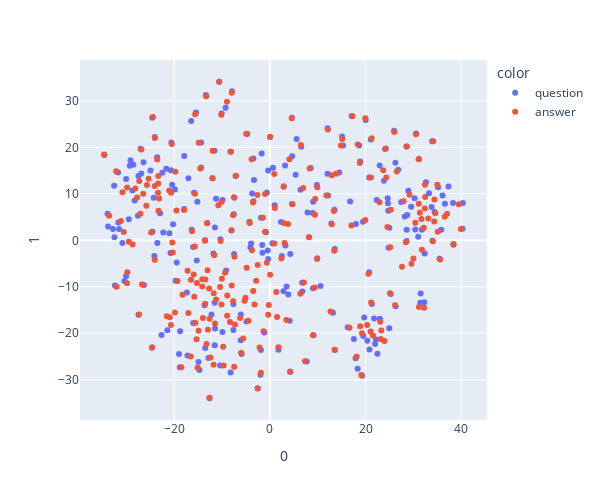

Notebook code for this chart:
### Code cell
from sklearn.manifold import TSNE
import plotly.express as px

tsne = TSNE(n_components=2, perplexity=30, random_state=42, learning_rate="auto", early_exaggeration=5.0, n_iter=5000, init="pca")
embedding = torch.cat([embedding_Q,embedding_A],dim=0)        #torch.cat([embedding_Q[torch.randperm(embedding_Q.size(0))],embedding_A[torch.randperm(embedding_A.size(0))]],dim=0)
show_dims2 = tsne.fit_transform(embedding.numpy())


color_Q = ["question" for i in range(len(embedding_Q))]
color_A = ["answer" for i in range(len(embedding_A))]
category_Q = ["question " + str(i) for i in range(len(embedding_Q))]
category_A = ["answer " + str(i) for i in range(len(embedding_A))]

color = color_Q + color_A
category = category_Q + category_A

x = [x for x, y in show_dims2]
y = [y for x, y in show_dims2]
fig = px.scatter(
    show_dims2, x=0, y=1,
    width=600, height=500,
    color = color,
    hover_name=category,
)
fig.update_traces(
hovertemplate=None,
hoverinfo='text'
)
fig.show()

### Figure 1 — Plotly figure (JSON) as saved in the notebook; plotly's stock layout.template omitted (floating-point values rounded to 4 significant figures; data arrays with more than 128 entries replaced by an {"elided": "..."} marker saying what was removed)
{"data": [{"hoverinfo": "text", "hovertext": {"elided": "251 str values"}, "legendgroup": "question", "marker": {"color": "#636efa", "symbol": "circle"}, "mode": "markers", "name": "question", "orientation": "v", "showlegend": true, "type": "scatter", "x": {"elided": "251 float values"}, "xaxis": "x", "y": {"elided": "251 float values"}, "yaxis": "y"}, {"hoverinfo": "text", "hovertext": {"elided": "251 str values"}, "legendgroup": "answer", "marker": {"color": "#EF553B", "symbol": "circle"}, "mode": "markers", "name": "answer", "orientation": "v", "showlegend": true, "type": "scatter", "x": {"elided": "251 float values"}, "xaxis": "x", "y": {"elided": "251 float values"}, "yaxis": "y"}], "layout": {"height": 500, "legend": {"title": {"text": "color"}, "tracegroupgap": 0}, "margin": {"t": 60}, "width": 600, "xaxis": {"anchor": "y", "domain": [0, 1], "title": {"text": "0"}}, "yaxis": {"anchor": "x", "domain": [0, 1], "title": {"text": "1"}}}}
